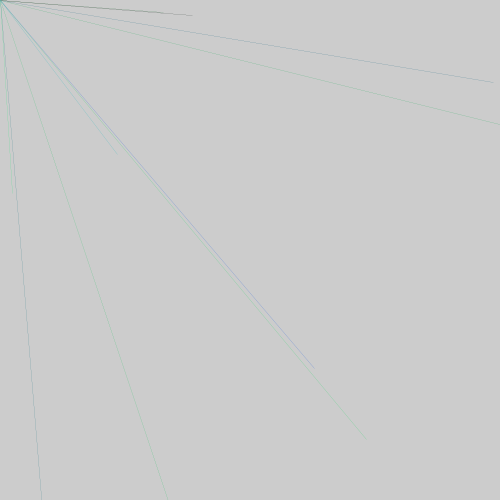
Frame 1 (no input)
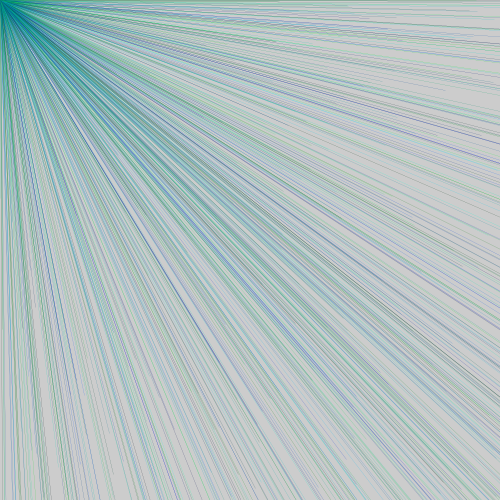
Frame 60 (the mouse pressed at the canvas centre just before this capture)
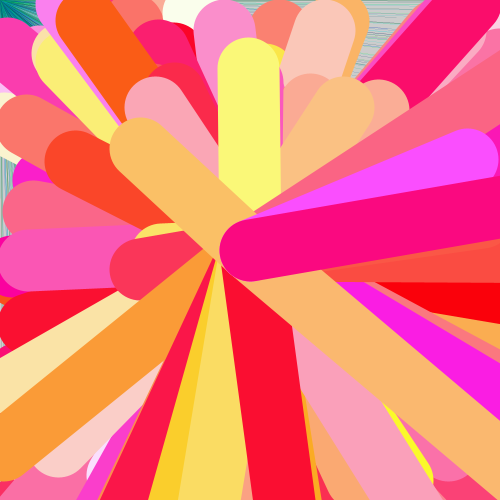
Frame 120 (the mouse held since frame 60 and released just before this capture)

The Processing sketch that drew these frames (run headless with seeded random() and noise(); from frame 60 on, the mouse is pressed at the canvas centre):

// Processing sketch: processing_36766
// ── processing_36766.pde


void setup(){

size (500,500); // este comando define a janela 
smooth(); // este comando faz com que os graficos fiquem desenhados com anti-alissing
  
 
};

void draw (){

  noStroke();
fill (0,0,0,10);

  
///------------------aqui ciclo o desemho das linhas
for (int i =0; i <10; i =i+1){

strokeWeight (mouseY/4); //grossura do contorno e iggual a posiçao 
//vertical do cursor na janela a dividir po 4


// a cor da linha apesar se ser aleatoria vai depender...
//...no que toca ao valor dos veremelhos da posiçao do cursor
stroke (mouseX, random (255), random (255));


// linha, o primeiro ponto é na posiçao actual do cursor e a segundo...
//...ponto é aleatorio
line ( mouseX, mouseY, random(800), random(800));



} 
//condiçao, se premir a tecla "espaço" salva o frame numa imagem .jpg
  // e redesenha o background branco, 
  //subrepondo-se at tudo o que ja estava desenhado
   if(keyPressed) {
        if (key == ' ')
        {    
        
         background(255);         
        }
}

};
